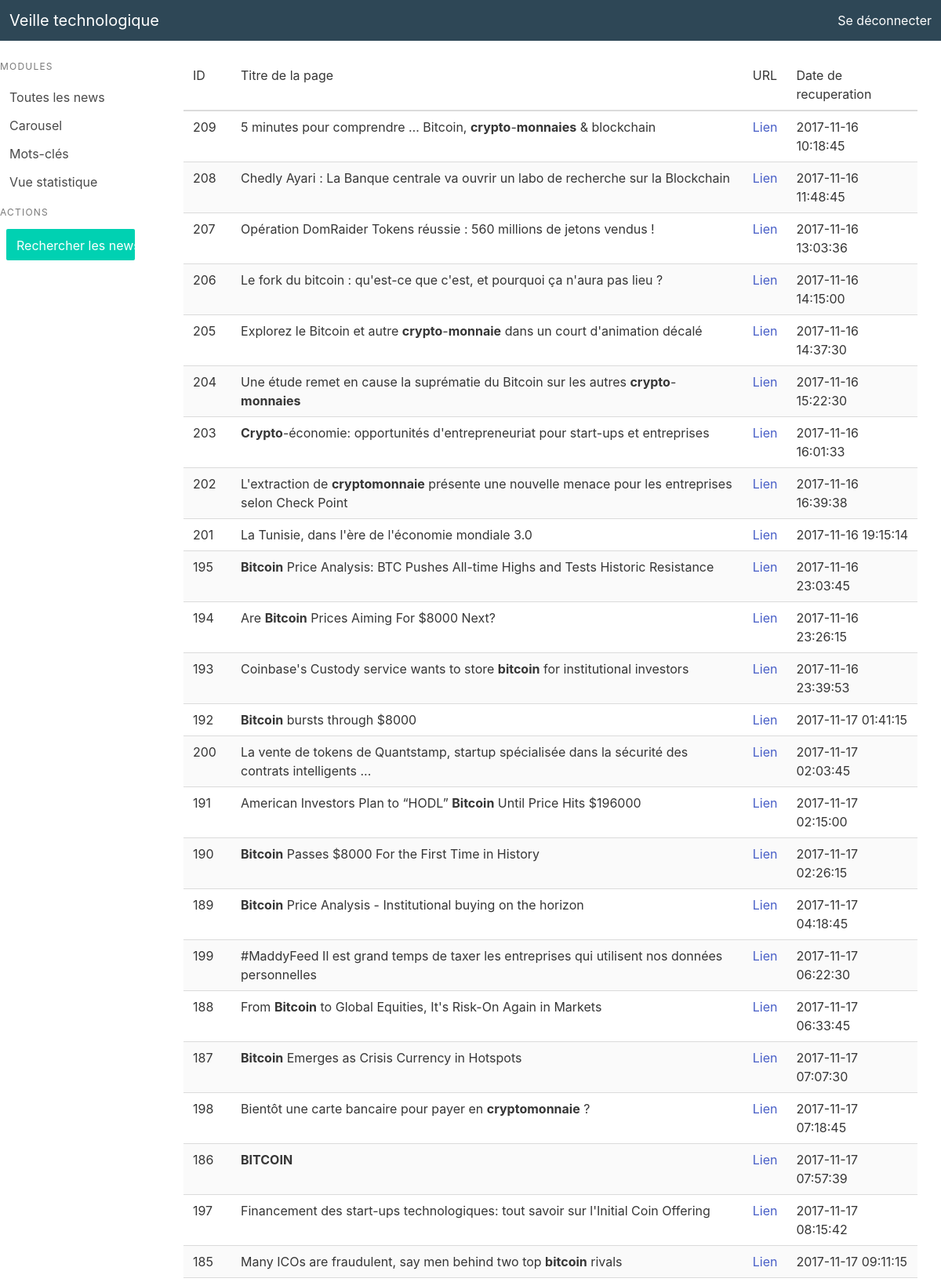
Screenshot of /index.php/admin/all (upper part) with the database file from the repository.
### tables this page shows
CREATE TABLE `feeds` (
  `id_feed` int(11) NOT NULL AUTO_INCREMENT,
  `title` varchar(255) DEFAULT NULL,
  `content` text,
  `url` varchar(255) DEFAULT NULL,
  `retrieval_date` datetime DEFAULT NULL,
  `published` tinyint(1) NOT NULL,
  `id_keyword` int(11) NOT NULL,
  PRIMARY KEY (`id_feed`),
  KEY `fk_id_keyword` (`id_keyword`),
  CONSTRAINT `fk_id_keyword` FOREIGN KEY (`id_keyword`) REFERENCES `keywords` (`id_keyword`)
);

### public_html/application/libraries/Template.php (called while the page is built)
<?php  if ( ! defined('BASEPATH')) exit('No direct script access allowed');
class Template
	{
		var $ci;
		function __construct()
			{
				$this->ci =& get_instance();
		}
		function load($tpl_view, $body_view = null, $data = null)
		{
		    if ( ! is_null( $body_view ) )
		        {
		                if ( file_exists( APPPATH.'views/'.$tpl_view.'/'.$body_view ) )
		                        {
		                                    $body_view_path = $tpl_view.'/'.$body_view;
		                                            }
		                                                    else if ( file_exists( APPPATH.'views/'.$tpl_view.'/'.$body_view.'.php' ) )
		                                                            {
		                                                                        $body_view_path = $tpl_view.'/'.$body_view.'.php';
		                                                                                }
		                                                                                        else if ( file_exists( APPPATH.'views/'.$body_view ) )
		                                                                                                {
		                                                                                                            $body_view_path = $body_view;
		                                                                                                                    }
		                                                                                                                            else if ( file_exists( APPPATH.'views/'.$body_view.'.php' ) )
		                                                                                                                                    {
		                                                                                                                                                $body_view_path = $body_view.'.php';
		                                                                                                                                                        }
		                                                                                                                                                                else
		                                                                                                                                                                        {
		                                                                                                                                                                                    show_error('Unable to load the requested file: ' . $tpl_name.'/'.$view_name.'.php');
		                                                                                                                                                                                            }
		                                                                                                                                                                                                             $body = $this->ci->load->view($body_view_path, $data, TRUE);
		                                                                                                                                                                                                                              if ( is_null($data) )
		                                                                                                                                                                                                                                      {
		                                                                                                                                                                                                                                                  $data = array('body' => $body);
		                                                                                                                                                                                                                                                          }
		                                                                                                                                                                                                                                                                  else if ( is_array($data) )
		                                                                                                                                                                                                                                                                          {
		                                                                                                                                                                                                                                                                                      $data['body'] = $body;
		                                                                                                                                                                                                                                                                                              }
		                                                                                                                                                                                                                                                                                                      else if ( is_object($data) )
		                                                                                                                                                                                                                                                                                                              {
		                                                                                                                                                                                                                                                                                                                          $data->body = $body;
		                                                                                                                                                                                                                                                                                                                                  }
		                                                                                                                                                                                                                                                                                                                                      }
		                                                                                                                                                                                                                                                                                                                                               $this->ci->load->view('templates/'.$tpl_view, $data);
		                                                                                                                                                                                                                                                                                                                                               }
	}

### public_html/application/controllers/Admin.php (called while the page is built, shortened)
<?php
class Admin extends CI_Controller {
	public function all()
	{
		$data['classe'] = $this->router->class;
		$data['news'] = $this->news_model->getAllNews();
		$this->template->load('admin','news_view',$data);
	}
}

### public_html/index.php (called while the page is built, shortened)
<?php
require_once BASEPATH.'core/CodeIgniter.php';

### public_html/application/models/News_model.php (called while the page is built, shortened)
<?php
class News_model extends CI_model {
	public function getAllNews(){
		$news = array();
		$this->db->select('*');
		$this->db->from('feeds');
		$this->db->join('keywords', 'feeds.id_keyword = keywords.id_keyword');
		$this->db->order_by('feeds.retrieval_date', 'ASC');
		$results = $this->db->get();
		foreach($results->result() as $row){
			$news[] = array(
				'id_feed' => $row->id_feed,
				'title' => $row->title,
				'content' => $row->content,
				'url' => $row->url,
				'retrieval_date' => $row->retrieval_date,
				'published' => $row->published,
				'id_keyword' => $row->id_keyword,
				'keyword' => $row->word,
				'rss_url' => $row->rss_url,
			);
		}
		return $news;
	}
}
?>

### public_html/application/views/news_view.php (the view)
<table class="table is-striped is-hoverable is-fullwidth">
	<thead>
			<td>ID</td>
			<td>Titre de la page</td>
			<td>URL</td>
			<td>Date de recuperation</td>
	</thead>
	<tbody>
<?php
	foreach($news as $article){
		echo '<tr>';
		echo '<td>'.$article['id_feed'].'</td>';
		echo '<td>'.$article['title'].'</td>';
		echo '<td><a href="'.$article['url'].'" target="_blank">Lien</a></td>';
		echo '<td>'.$article['retrieval_date'].'</td>';
		echo '</tr>';
	}
?>
	</tbody>
</table>

### rows the page displays
feeds: id_feed "209", title "5 minutes pour comprendre … Bitcoin, crypto - monnaies & blockchain", retrieval_date "2017-11-16 10:18:45"
feeds: id_feed "208", title "Chedly Ayari : La Banque centrale va ouvrir un labo de recherche sur la Blockchain", retrieval_date "2017-11-16 11:48:45"
feeds: id_feed "207", title "Opération DomRaider Tokens réussie : 560 millions de jetons vendus !", retrieval_date "2017-11-16 13:03:36"
feeds: id_feed "206", title "Le fork du bitcoin : qu'est-ce que c'est, et pourquoi ça n'aura pas lieu ?", retrieval_date "2017-11-16 14:15:00"
feeds: id_feed "205", title "Explorez le Bitcoin et autre crypto - monnaie dans un court d'animation décalé", retrieval_date "2017-11-16 14:37:30"
feeds: id_feed "204", title "Une étude remet en cause la suprématie du Bitcoin sur les autres crypto - monnaies", retrieval_date "2017-11-16 15:22:30"
feeds: id_feed "203", title "Crypto -économie: opportunités d'entrepreneuriat pour start-ups et entreprises", retrieval_date "2017-11-16 16:01:33"
feeds: id_feed "202", title "L'extraction de cryptomonnaie présente une nouvelle menace pour les entreprises selon Check Point", retrieval_date "2017-11-16 16:39:38"
feeds: id_feed "201", title "La Tunisie, dans l'ère de l'économie mondiale 3.0", retrieval_date "2017-11-16 19:15:14"
feeds: id_feed "195", title "Bitcoin Price Analysis: BTC Pushes All-time Highs and Tests Historic Resistance", retrieval_date "2017-11-16 23:03:45"
feeds: id_feed "194", title "Are Bitcoin Prices Aiming For $8000 Next?", retrieval_date "2017-11-16 23:26:15"
feeds: id_feed "193", title "Coinbase's Custody service wants to store bitcoin for institutional investors", retrieval_date "2017-11-16 23:39:53"
feeds: id_feed "192", title "Bitcoin bursts through $8000", retrieval_date "2017-11-17 01:41:15"
feeds: id_feed "200", title "La vente de tokens de Quantstamp, startup spécialisée dans la sécurité des contrats intelligents ...", retrieval_date "2017-11-17 02:03:45"
feeds: id_feed "191", title "American Investors Plan to “HODL” Bitcoin Until Price Hits $196000", retrieval_date "2017-11-17 02:15:00"
feeds: id_feed "190", title "Bitcoin Passes $8000 For the First Time in History", retrieval_date "2017-11-17 02:26:15"
feeds: id_feed "189", title "Bitcoin Price Analysis - Institutional buying on the horizon", retrieval_date "2017-11-17 04:18:45"
feeds: id_feed "199", title "#MaddyFeed Il est grand temps de taxer les entreprises qui utilisent nos données personnelles", retrieval_date "2017-11-17 06:22:30"
feeds: id_feed "188", title "From Bitcoin to Global Equities, It's Risk-On Again in Markets", retrieval_date "2017-11-17 06:33:45"
feeds: id_feed "187", title "Bitcoin Emerges as Crisis Currency in Hotspots", retrieval_date "2017-11-17 07:07:30"
feeds: id_feed "198", title "Bientôt une carte bancaire pour payer en cryptomonnaie ?", retrieval_date "2017-11-17 07:18:45"
feeds: id_feed "186", title "BITCOIN", retrieval_date "2017-11-17 07:57:39"
feeds: id_feed "197", title "Financement des start-ups technologiques: tout savoir sur l'Initial Coin Offering", retrieval_date "2017-11-17 08:15:42"
feeds: id_feed "185", title "Many ICOs are fraudulent, say men behind two top bitcoin rivals", retrieval_date "2017-11-17 09:11:15"
